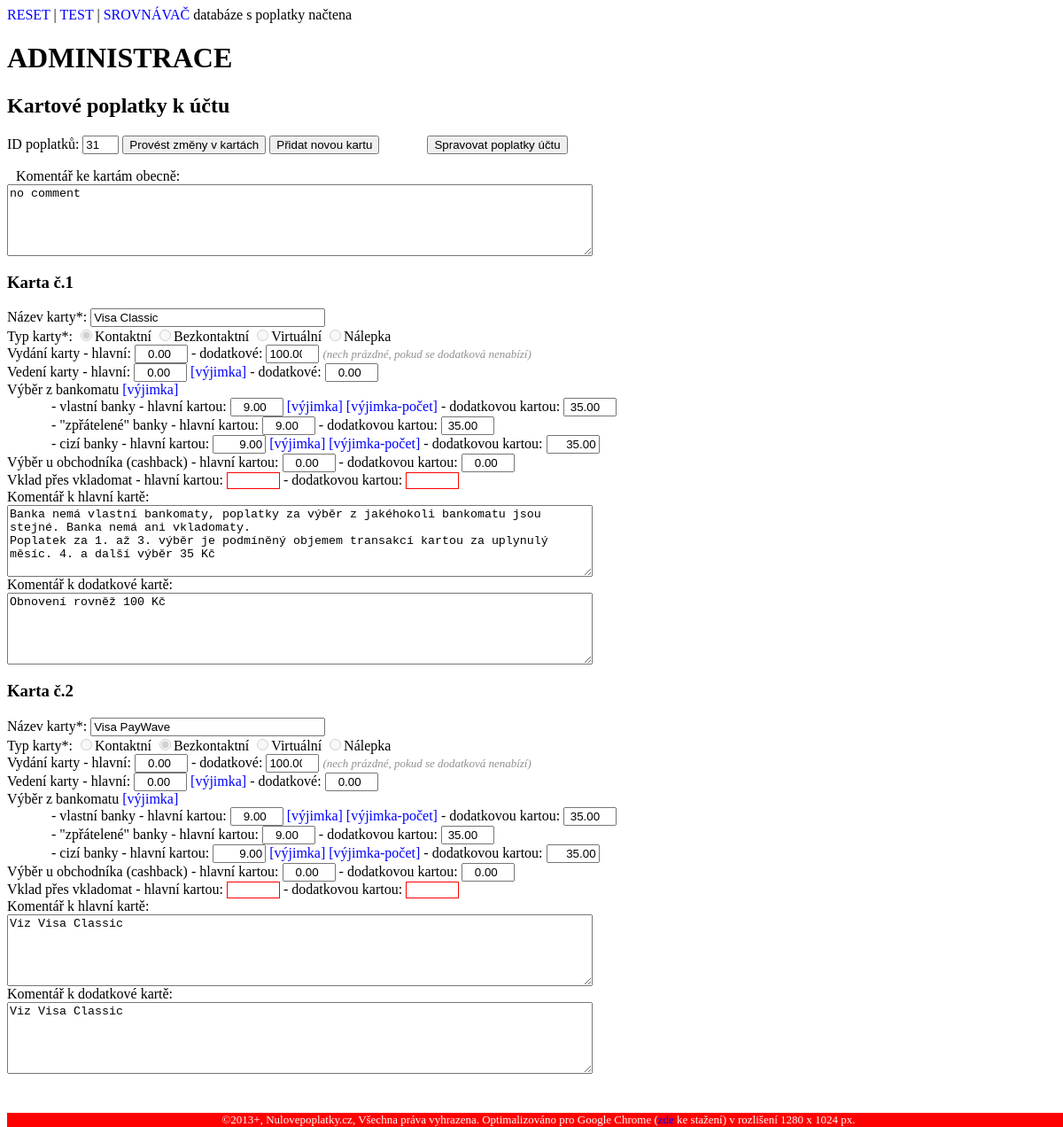
Before: /admin_page/admin_karty.php?id=31 (signed in) with the older database file.
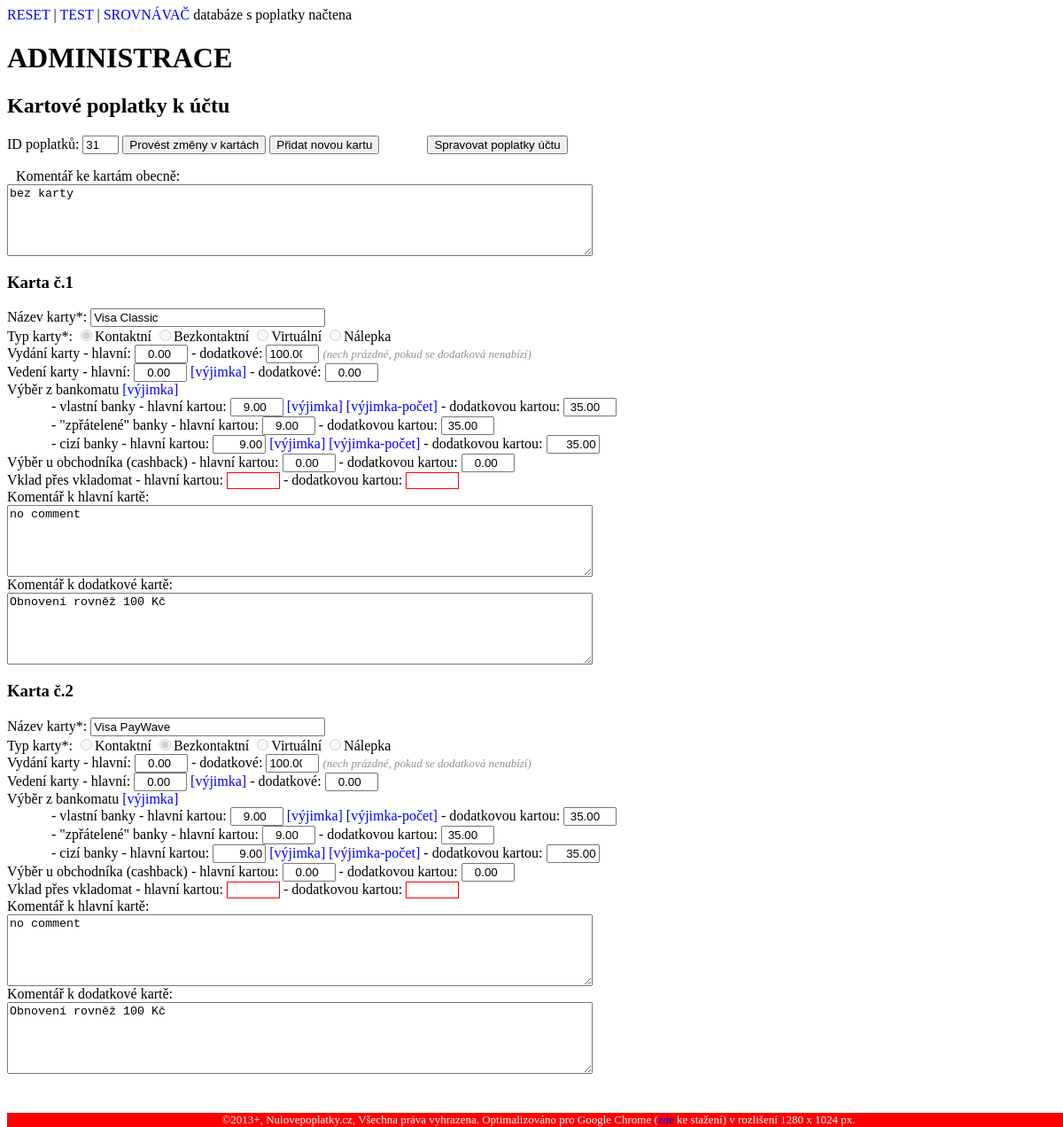
After: the same page with the newer database file.
### tables this page shows
CREATE TABLE `ucty_ceny` (
  `cena_id` int(4) NOT NULL AUTO_INCREMENT,
  `cena_ucet_id` int(3) NOT NULL,
  `cena_platnost_od` date NOT NULL,
  `cena_zrizeni` decimal(10,2) DEFAULT '0.00',
  `cena_zruseni` decimal(10,2) DEFAULT '0.00',
  `cena_vedeni` decimal(10,2) DEFAULT NULL,
  `cena_vedeni_podm` tinyint(4) DEFAULT '0',
  `cena_vypis_e` decimal(10,2) DEFAULT NULL,
  `cena_vypis_p` decimal(10,2) DEFAULT NULL,
  `cena_prichozi1` decimal(10,2) DEFAULT NULL,
  `cena_prichozi2` decimal(10,2) DEFAULT NULL,
  `cena_odchozi_tp1` decimal(10,2) DEFAULT NULL,
  `cena_odchozi_tp2` decimal(10,2) DEFAULT NULL,
  `cena_odchozi_online1` decimal(10,2) DEFAULT NULL,
  `cena_odchozi_online2` decimal(10,2) DEFAULT NULL,
  `cena_trans_bal` decimal(10,2) DEFAULT NULL,
  `cena_trans_bal_typ` tinyint(4) DEFAULT NULL,
  `cena_koment_JP` text,
  `cena_koment_PP` text,
  `cena_koment_trans` text,
  `cena_koment_karta` text,
  `cena_odchozi_priorita` decimal(10,2) DEFAULT NULL,
  `cena_inkaso_svoleni` decimal(10,2) DEFAULT NULL,
  `cena_inkaso_odchozi` decimal(10,2) DEFAULT NULL,
  `cena_koment_inkaso` text,
  `cena_kontokorent_zrizeni` decimal(10,2) DEFAULT NULL,
  `cena_kontokorent_vedeni` decimal(10,2) DEFAULT NULL,
  `cena_kontokorent_zruseni` decimal(10,2) DEFAULT NULL,
  `cena_koment_kontokorent` text,
  PRIMARY KEY (`cena_id`)
);

CREATE TABLE `ceny_karty` (
  `ID` int(11) NOT NULL AUTO_INCREMENT,
  `karta_cena_id` int(11) NOT NULL,
  `karta_ID` int(11) NOT NULL,
  `karta_nazev` varchar(55) NOT NULL,
  `karta_druh` varchar(6) NOT NULL,
  `karta_typ` tinyint(4) NOT NULL,
  `kartaH_vedeni` decimal(10,2) DEFAULT NULL,
  `kartaH_vyber1` decimal(10,2) DEFAULT NULL,
  `kartaH_vyber2` decimal(10,2) DEFAULT NULL,
  `kartaH_vyber3` decimal(10,2) DEFAULT NULL,
  `kartaH_cashback` decimal(10,2) DEFAULT NULL,
  `kartaH_vklad` decimal(10,2) DEFAULT NULL,
  `kartaD_vedeni` decimal(10,2) DEFAULT NULL,
  `kartaD_vyber1` decimal(10,2) DEFAULT NULL,
  `kartaD_vyber2` decimal(10,2) DEFAULT NULL,
  `kartaD_vyber3` decimal(10,2) DEFAULT NULL,
  `kartaD_cashback` decimal(10,2) DEFAULT NULL,
  `kartaD_vklad` decimal(10,2) DEFAULT NULL,
  `kartaH_koment` text,
  `kartaD_koment` text,
  `kartaH_vydani` decimal(10,2) DEFAULT NULL,
  `kartaD_vydani` decimal(10,2) DEFAULT NULL,
  PRIMARY KEY (`ID`)
);

### admin_page/f_karty.php (called while the page is built, shortened)
<?php
function pocetKaretPoplatku($id_poplatku) {
  $req = "select * from ceny_karty where karta_cena_id=$id_poplatku";
  $res = vystup_sql($req);
  return mysql_num_rows($res);
}
?>

### admin_page/admin_karty.php (the view, shortened to what this page needs)
<html>
<head>
<LINK rel="stylesheet" type="text/css" href="..\styly.css">
</head>
<body <?php echo (isset($_GET['oprava_karty']) && $_GET['oprava_karty'] <> "" && $_GET['oprava_karty'] <> "Potvrdit" ? "bgcolor=#FFF080" : "bgcolor=#FFFFFF"); ?> text="#000000">
<?php
include 'f_karty.php';
?>
<a href='/admin_page/admin.php'>RESET</a>
| <a href='/admin_page/admin.php?ucet=36&nazevUctu=mKonto&kodBanky=6210&r_cena_d=0&s_popl_karty=Spravovat+poplatky+karet+k+%C3%BA%C4%8Dtu+%282%29&id=81&ucet_vzor=0&platnostOd=2017-05-02&zrizeniUctu=0.00&zrizeniIB=0.00&zrizeniMB=0.00&zrizeniTB=0.00&zrizeniTP_IB=0.00&zrizeniTP_MB=0.00&zrizeniTP_TB=40.00&zruseniUctu=0.00&koment_JP=no+comment&vedeniUctu_podm=0&vedeniUctu=0.00&vedeniIB=0.00&vedeniMB=0.00&vedeniTB=0.00&vypisE=0.00&vypisP=50.00&koment_PP=no+comment&prichozi1=0.00&prichozi2=0.00&odchoziTP1=0.00&odchoziTP2=0.00&odchoziOn1=0.00&odchozi1_IB=0.00&odchozi1_MB=0.00&odchozi1_TB=40.00&odchozi2_IB=0.00&odchozi2_MB=0.00&odchozi2_TB=40.00&odchoziP=&koment_trans=no+comment&inkSvoleni=0.00&inkOdch=0.00&koment_ink=no+comment&kontZrizeni=0.00&kontVedeni=0.00&kontZruseni=0.00&koment_kont=no+comment'>TEST</a>
| <a href=/srovnavac/bezne_ucty>SROVNÁVAČ</a>
<?php
include "../pripojeni_sql.php";
$footer = "<BR>
<div style='background-color:red; text-align:center; position:fixed; color:white; bottom:0px; width:100%; font-size:small'>&copy;2013+, Nulovepoplatky.cz, Všechna práva vyhrazena. Optimalizováno pro Google Chrome (<a href='http://www.google.com/chrome' target='_blank'>zde</a> ke stažení) v rozlišení 1280 x 1024 px.</div>";
?>
<H1>ADMINISTRACE</H1>
<FORM name='karty_admin' method='GET' action=''>
<?php
$sql_karta_d = "SELECT * FROM ceny_karty INNER JOIN ucty_ceny ON ceny_karty.karta_cena_id = ucty_ceny.cena_id
WHERE karta_cena_ID = ".$_GET['id']." ORDER BY karta_id ASC";
$karta_d = vystup_sql($sql_karta_d);
$pocet_karet = pocetKaretPoplatku($_GET['id']);
?>
<H2>Kartové poplatky k účtu <U><?php echo $_GET['nazevUctu']; ?></U></H2>
ID poplatků: <INPUT type='text' name='id' value=<?php echo $_GET['id']; ?> size=2 readonly>
<?php
echo "<INPUT type='submit' name='oprava_karty' value='".(isset($_GET['oprava_karty']) && $_GET['oprava_karty'] == "Provést změny v kartách" ? "Uložit změny v kartách" : "Provést změny v kartách")."'".($pocet_karet == 0 || (isset($_GET['oprava_karty']) && $_GET['oprava_karty'] == "Přidat novou kartu") ? " disabled" : "").">";
$nova_karta = isset($_GET['oprava_karty']) && $_GET['oprava_karty'] == "Přidat novou kartu" ? "Uložit novou kartu" : "Přidat novou kartu";
echo " <INPUT type='submit' name='oprava_karty' value='$nova_karta'".(isset($_GET['oprava_karty']) && $_GET['oprava_karty'] == "Provést změny v kartách" ? " disabled" : "").">";
echo "<span style='letter-spacing:50'>
<INPUT type='submit' name='s_popl_ucet' value='Spravovat poplatky účtu'".
(isset($_GET['oprava_karty']) && ($_GET['oprava_karty'] == "Provést změny v kartách" || $_GET['oprava_karty'] == "Přidat novou kartu") ? " disabled" : "")."></span>";
$komentOb = $pocet_karet > 0 && (!isset($_GET['oprava_karty']) || (isset($_GET['oprava_karty']) && ($_GET['oprava_karty'] <> "Přidat novou kartu" || ($_GET['oprava_karty'] == "Přidat novou kartu" && $pocet_karet > 1)))) ? mysql_result($karta_d, 0, 'cena_koment_karta') : "bez karty";
echo "<p>Komentář ke kartám obecně: <BR><TEXTAREA name='komentOb' cols=80 rows=5".(!isset($_GET['oprava_karty']) || (isset($_GET['oprava_karty']) && $_GET['oprava_karty'] <> "Provést změny v kartách" && $_GET['oprava_karty'] <> "Přidat novou kartu") ? " readonly" : "").">$komentOb</TEXTAREA></p>";
for($i=1; $i<=$pocet_karet; ++$i){
$radek = $i - 1;
  if($i == $pocet_karet && isset($_GET['oprava_karty']) && $_GET['oprava_karty'] == "Přidat novou kartu"){
  $kartaID = $nazevKarty = $typKarty = $vydaniKartyH = $vedeniKartyH = $vyber1H = $vyber2H = $vyber3H = $cashbackH = $vkladH = $vydaniKartyD = $vedeniKartyD = $vyber1D = $vyber2D = $vyber3D = $cashbackD = $vkladD = Null;
  $komentH = $komentD = "no comment";
  }
  else{
    $kartaID = mysql_result($karta_d, $radek, 'karta_ID');
    $nazevKarty = mysql_result($karta_d, $radek, 'karta_nazev');
    $typKarty = mysql_result($karta_d, $radek, 'karta_typ');
    $vedeniKartyH = mysql_result($karta_d, $radek, 'kartaH_vedeni');
    $vyber1H = mysql_result($karta_d, $radek, 'kartaH_vyber1');
    $vyber2H = mysql_result($karta_d, $radek, 'kartaH_vyber2');
    $vyber3H = mysql_result($karta_d, $radek, 'kartaH_vyber3');
    $cashbackH = mysql_result($karta_d, $radek, 'kartaH_cashback');
    $vkladH = mysql_result($karta_d, $radek, 'kartaH_vklad');
    $vedeniKartyD = mysql_result($karta_d, $radek, 'kartaD_vedeni');
    $vyber1D = mysql_result($karta_d, $radek, 'kartaD_vyber1');
    $vyber2D = mysql_result($karta_d, $radek, 'kartaD_vyber2');
    $vyber3D = mysql_result($karta_d, $radek, 'kartaD_vyber3');
    $cashbackD = mysql_result($karta_d, $radek, 'kartaD_cashback');
    $vkladD = mysql_result($karta_d, $radek, 'kartaD_vklad');
    $komentH = mysql_result($karta_d, $radek, 'kartaH_koment');
    $komentD = mysql_result($karta_d, $radek, 'kartaD_koment');
    $vydaniKartyH = mysql_result($karta_d, $radek, 'kartaH_vydani');
    $vydaniKartyD = mysql_result($karta_d, $radek, 'kartaD_vydani');
    }
$karta_readonly = (!isset($_GET['oprava_karty']) || (isset($_GET['oprava_karty']) && $_GET['oprava_karty'] == "Přidat novou kartu" && $kartaID == $i) || isset($_GET['note']) ? " readonly" : "");
$chybi_podm2 = isset($_GET['oprava_karty']) && $_GET['oprava_karty'] == "Přidat novou kartu" && $i == $pocet_karet ? 1 : 0;
$vyj_url = "../admin_page/vyjimky.php?kodBanky=".$_GET['kodBanky']."&ucet=".$_GET['ucet']."&ucetTyp=".$_GET['ucetTyp']."&nazevUctu=".$_GET['nazevUctu']."&id=".$_GET['id']."&r_cena_d=0&vyber_id=&s_popl_karty=";
echo "<H3>Karta č.$i".($chybi_podm2 == 1 ? " - nová karta" : "")."</H3>
<INPUT type='hidden' name='kartaID$i' value='$i'>
Název karty*: <INPUT ".($nazevKarty == "" ? "class='chybi' " : "")."type='text' name='nazevKarty$i' value='$nazevKarty' size=30 maxlength=55$karta_readonly>
".($chybi_podm2 == 1 ? "<input type='checkbox' name='hd' value=1> poplatky za dodatkovou kartu jsou stejné jako za hlavní" : "").
(isset($_GET['oprava_karty']) && $_GET['oprava_karty'] == "Provést změny v kartách" ? "<INPUT type='checkbox' name='smazat_kartu$i' value=1> SMAZAT" : "")."<BR>
Typ karty*:
<INPUT type='radio' name='typKarty$i' value=1".($typKarty == 1 ? " checked" : "").(!isset($_GET['oprava_karty']) || (isset($_GET['oprava_karty']) && $_GET['oprava_karty'] == "Přidat novou kartu" && $kartaID == $i) || isset($_GET['note']) ? " disabled" : "").">Kontaktní
<INPUT type='radio' name='typKarty$i' value=2".($typKarty == 2 ? " checked" : "").(!isset($_GET['oprava_karty']) || (isset($_GET['oprava_karty']) && $_GET['oprava_karty'] == "Přidat novou kartu" && $kartaID == $i) || isset($_GET['note']) ? " disabled" : "").">Bezkontaktní
<INPUT type='radio' name='typKarty$i' value=3".($typKarty == 3 ? " checked" : "").(!isset($_GET['oprava_karty']) || (isset($_GET['oprava_karty']) && $_GET['oprava_karty'] == "Přidat novou kartu" && $kartaID == $i) || isset($_GET['note']) ? " disabled" : "").">Virtuální
<INPUT type='radio' name='typKarty$i' value=4".($typKarty == 4 ? " checked" : "").(!isset($_GET['oprava_karty']) || (isset($_GET['oprava_karty']) && $_GET['oprava_karty'] == "Přidat novou kartu" && $kartaID == $i) || isset($_GET['note']) ? " disabled" : "").">Nálepka<BR>
Vydání karty - hlavní: <INPUT ".($vydaniKartyH == "" ? "class='chybi' " : "")."type='number' name='vydaniKartyH$i' value='$vydaniKartyH' style='text-align:right; width:60'$karta_readonly>
- dodatkové: <INPUT ".($vydaniKartyD == "" ? "class='chybi' " : "")."type='number' name='vydaniKartyD$i' value='$vydaniKartyD' style='text-align:right; width:60'$karta_readonly> <span class='help'>(nech prázdné, pokud se dodatková nenabízí)</span><BR>
Vedení karty - hlavní: <INPUT ".($vedeniKartyH == "" ? "class='chybi' " : "")."type='number' name='vedeniKartyH$i' value='$vedeniKartyH' style='text-align:right; width:60'$karta_readonly>".($chybi_podm2 == 0 ? "<a href='$vyj_url&karta_id=".mysql_result($karta_d, $radek, 'ID')."&vyj_pole=c_kartaH_vedeni&vyj_name=Vedení%20karty%20($nazevKarty)&vyj_puv=$vedeniKartyH#vyj' tabindex='-1'> [výjimka]</a>" : "")."
- dodatkové: <INPUT ".(($vydaniKartyD <> "" && $vedeniKartyD == "") || $chybi_podm2 == 1 ? "class='chybi' " : "")."type='number' name='vedeniKartyD$i' value='$vedeniKartyD' style='text-align:right; width:60'$karta_readonly><BR>
Výběr z bankomatu".($chybi_podm2 == 0 ? "<a href='$vyj_url&karta_id=".mysql_result($karta_d, $radek, 'ID')."&vyj_pole=c_kartaH_vybery&vyj_name=Výběry kartou ($nazevKarty)&vyj_puv=$vyber1H/$vyber3H#vyj' tabindex='-1'> [výjimka]</a>" : "")."<BR />
<DIV style='text-indent:50'>
	- vlastní banky - hlavní kartou: <INPUT ".($vyber1H == "" && $typKarty <> 3 ? "class='chybi' " : "")."type='number' name='vyber1H$i' value='$vyber1H' style='text-align:right; width:60'$karta_readonly>".($chybi_podm2 == 0 ? "<a href='$vyj_url&karta_id=".mysql_result($karta_d, $radek, 'ID')."&vyj_pole=c_kartaH_vyber1&vyj_name=Výběr z vlastního bankomatu ($nazevKarty)&vyj_puv=$vyber1H#vyj' tabindex='-1'> [výjimka]</a>
<a href='$vyj_url&karta_id=".mysql_result($karta_d, $radek, 'ID')."&vyj_pole=p_kartaH_vyber1_vyj&vyj_name=Počet výběrů z vlastního bankomatu ($nazevKarty)&vyj_puv=$vyber1H#vyj' tabindex='-1'>[výjimka-počet]</a>" : "")."
- dodatkovou kartou: <INPUT ".(($vydaniKartyD <> "" && $vyber1D == "" && $typKarty <> 3) || $chybi_podm2 == 1 ? "class='chybi' " : "")."type='number' name='vyber1D$i' value='$vyber1D' style='text-align:right; width:60'$karta_readonly><BR>
</DIV>
<DIV style='text-indent:50'>
	- &#34;zpřátelené&#34; banky - hlavní kartou: <INPUT ".($vyber2H == "" && $typKarty <> 3 ? "class='chybi' " : "")."type='number' name='vyber2H$i' value='$vyber2H' style='text-align:right; width:60'$karta_readonly>
- dodatkovou kartou: <INPUT ".(($vydaniKartyD <> "" && $vyber2D == "" && $typKarty <> 3) || $chybi_podm2 == 1 ? "class='chybi' " : "")."type='number' name='vyber2D$i' value='$vyber2D' style='text-align:right; width:60'$karta_readonly><BR>
</DIV>
<DIV style='text-indent:50'>
	- cizí banky - hlavní kartou: <INPUT ".($vyber3H == "" && $typKarty <> 3 ? "class='chybi' " : "")."type='text' name='vyber3H$i' value='$vyber3H' style='text-align:right; width:60'$karta_readonly>".($chybi_podm2 == 0 ? "<a href='$vyj_url&karta_id=".mysql_result($karta_d, $radek, 'ID')."&vyj_pole=c_kartaH_vyber2&vyj_name=Výběr z cizího bankomatu ($nazevKarty)&vyj_puv=$vyber3H#vyj' tabindex='-1'> [výjimka]</a>
<a href='$vyj_url&karta_id=".mysql_result($karta_d, $radek, 'ID')."&vyj_pole=p_kartaH_vyber2_vyj&vyj_name=Počet výběrů z cizího bankomatu ($nazevKarty)&vyj_puv=$vyber3H#vyj' tabindex='-1'>[výjimka-počet]</a>" : "")."
- dodatkovou kartou: <INPUT ".(($vydaniKartyD <> "" && $vyber3D == "" && $typKarty <> 3) || $chybi_podm2 == 1 ? "class='chybi' " : "")."type='text' name='vyber3D$i' value='$vyber3D' style='text-align:right; width:60'$karta_readonly><BR>
</DIV>
Výběr u obchodníka (cashback) - hlavní kartou: <INPUT ".($cashbackH == "" && $typKarty <> 3 ? "class='chybi' " : "")."type='number' name='cashbackH$i' value='$cashbackH' style='text-align:right; width:60'$karta_readonly>
- dodatkovou kartou: <INPUT ".(($vydaniKartyD <> "" && $cashbackD == "" && $typKarty <> 3) || $chybi_podm2 == 1 ? "class='chybi' " : "")."type='number' name='cashbackD$i' value='$cashbackD' style='text-align:right; width:60'$karta_readonly><BR>
Vklad přes vkladomat - hlavní kartou: <INPUT ".($vkladH == "" && $typKarty <> 3 ? "class='chybi' " : "")."type='number' name='vkladH$i' value='$vkladH' style='text-align:right; width:60'$karta_readonly>
- dodatkovou kartou: <INPUT ".(($vydaniKartyD <> "" && $vkladD == "" && $typKarty <> 3) || $chybi_podm2 == 1 ? "class='chybi' " : "")."type='number' name='vkladD$i' value='$vkladD' style='text-align:right; width:60'$karta_readonly><BR>
Komentář k hlavní kartě: <BR><TEXTAREA name='komentH$i' cols=80 rows=5$karta_readonly>$komentH</TEXTAREA><BR>
Komentář k dodatkové kartě: <BR><TEXTAREA name='komentD$i' cols=80 rows=5$karta_readonly>$komentD</TEXTAREA>";
    }
echo "</form>";
?>
<BR>
<?php echo $footer; ?>
</BODY>
</HTML>

### pripojeni_sql.php (shortened to what this page needs)
<?php
$id_spojeni = mysql_connect('localhost','root','zlato');
echo 'databáze s poplatky načtena<br>';
function vystup_sql($_sql)
{
global $id_spojeni;
$query = mysql_query($_sql, $id_spojeni);
return $query;
}
?>

### styly.css (style rules this page uses)
A { text-decoration: none; color:blue }
.chybi { border:1px solid red; }
.help { color:rgb(144,144,144); font-style:italic; font-size:small; }
P { text-indent:10px; }
INPUT[type='number'] { width:60px; }

Changed rows visible on the page:
changed ucty_ceny: komentOb "no comment" → "bez karty"
changed ceny_karty "Visa Classic": kartaH_koment "Banka nemá vlastní bankomaty, poplatky za výběr z jakéhokoli bankomatu jsou stejné. Banka nemá ani vkladomaty. Poplatek za 1. až 3. výběr je podmíněný objemem transakcí kartou za uplynulý měsíc. 4. a další výběr 35 Kč" → "no comment"
changed ceny_karty "Visa PayWave": kartaH_koment "Viz Visa Classic" → "no comment"; kartaD_koment "Viz Visa Classic" → "Obnovení rovněž 100 Kč"
